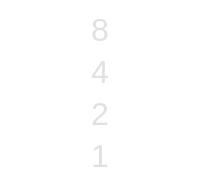
        <widget class="QFrame" name="binary_measure_frame">
         <property name="styleSheet">
          <string notr="true">background: transparent</string>
         </property>
         <property name="frameShape">
          <enum>QFrame::StyledPanel</enum>
         </property>
         <property name="frameShadow">
          <enum>QFrame::Raised</enum>
         </property>
         <layout class="QVBoxLayout" name="verticalLayout_8">
          <item>
           <widget class="QLabel" name="binary_label_8">
            <property name="font">
             <font>
              <family>Segoe UI</family>
              <pointsize>24</pointsize>
             </font>
            </property>
            <property name="styleSheet">
             <string notr="true">color: rgb(225, 225, 225);</string>
            </property>
            <property name="text">
             <string>8</string>
            </property>
            <property name="alignment">
             <set>Qt::AlignCenter</set>
            </property>
           </widget>
          </item>
          <item>
           <widget class="QLabel" name="binary_label_4">
            <property name="font">
             <font>
              <family>Segoe UI</family>
              <pointsize>24</pointsize>
             </font>
            </property>
            <property name="styleSheet">
             <string notr="true">color: rgb(225, 225, 225);</string>
            </property>
            <property name="text">
             <string>4</string>
            </property>
            <property name="alignment">
             <set>Qt::AlignCenter</set>
            </property>
           </widget>
          </item>
          <item>
           <widget class="QLabel" name="binary_label_2">
            <property name="font">
             <font>
              <family>Segoe UI</family>
              <pointsize>24</pointsize>
             </font>
            </property>
            <property name="styleSheet">
             <string notr="true">color: rgb(225, 225, 225);</string>
            </property>
            <property name="text">
             <string>2</string>
            </property>
            <property name="alignment">
             <set>Qt::AlignCenter</set>
            </property>
           </widget>
          </item>
          <item>
           <widget class="QLabel" name="binary_label_1">
            <property name="font">
             <font>
              <family>Segoe UI</family>
              <pointsize>24</pointsize>
             </font>
            </property>
            <property name="styleSheet">
             <string notr="true">color: rgb(225, 225, 225);</string>
            </property>
            <property name="text">
             <string>1</string>
            </property>
            <property name="alignment">
             <set>Qt::AlignCenter</set>
            </property>
           </widget>
          </item>
         </layout>
        </widget>
